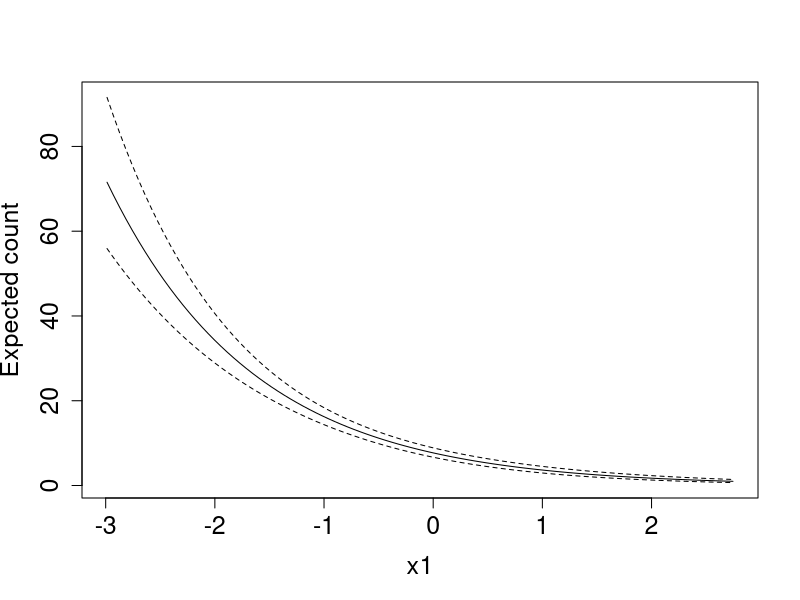

This chart was generated by the following R code:
## ---- chunk 1
data = read.csv("Exam 2 Data.csv")
head(data)

## ---- chunk 2
fit <- glm(y ~ x1*x2 + x3, family = poisson, data = data)
summary(fit)

## ---- chunk 3
# beta 1 + beta 5*-1 = answer

betas <- coef(fit)
betas[2] + betas[6]*-1

## ---- chunk 4
nd <- data.frame(
  x1 = seq(min(data$x1), max(data$x1), length.out = 100),
  x2 = -1, 
  x3 = factor('a', levels = c('a', 'b', 'c'))
)


prd <- predict.glm(object = fit, newdata = nd, type = 'link', se.fit = T) #expected count
# 90% confidence intervals
low <- exp(prd$fit - qnorm(0.95) * prd$se.fit) 
high <- exp(prd$fit + qnorm(0.95) * prd$se.fit)


plot(y = exp(prd$fit), x = nd$x1, xlab = 'x1',
  ylab = 'Expected count', cex.axis = 1.5, cex.lab = 1.5,
  ylim = c(min(low), max(high)), type = 'l')
lines(x = nd$x1, y = low, lty = 2)
lines(x = nd$x1, y = high, lty = 2)
## ---- chunk 5
summary(fit)

# 0.375 (b) 
# -0.883 (c)  
## ---- chunk 6

x <- matrix(c(0, 0, 0, -1, 1, 0), nrow = 1)

library(multcomp)

contrast <- glht(model = fit, linfct = x)
summary(contrast)



#check by x3c - x3b
betas[5] - betas[4]

## ---- chunk 7
# wald for test statistic
ts <- betas[6] / summary(fit)[['coefficients']]['x1:x2', 'Std. Error']

# p-value
2 * pnorm(-1 * abs(ts), mean = 0, sd = 1)  

# checks out with summary output as well
summary(fit)[['coefficients']]['x1:x2', 'Pr(>|z|)']
## ---- chunk 8
dbinom(c(1, 0), size = 1, prob = plogis(-2))
